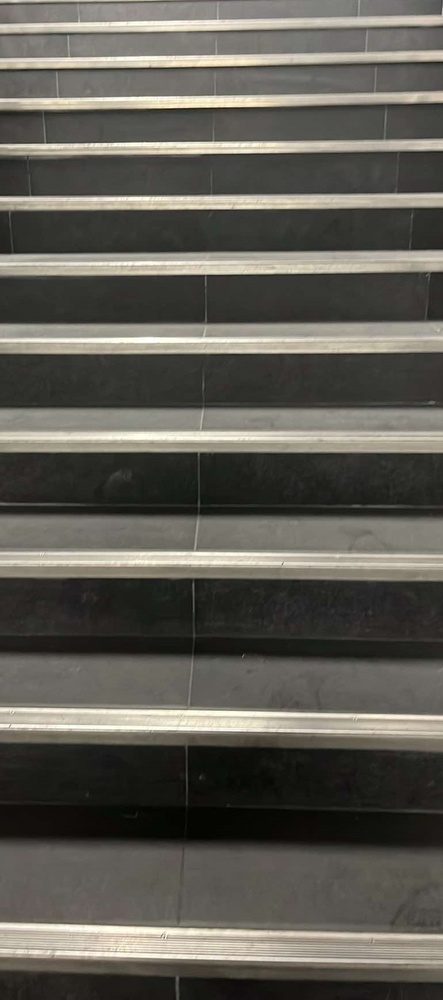
#> input picture data/raw/Groupe1_Image1.jpg, 443 x 1000 px, shrunk from 771 x 1739 before the run
$ python -i gaussian.py   (imports and definitions only)
#> lines starting #> are read from the running program, lines starting #| are printed output that depends on the picture
#> further down, picture is the input picture: shape (1000, 443, 3); mean B, G, R 84.5, 92.3, 94.8
# src/preprocessing/gaussian.py
import cv2
import numpy as np

def preprocess_gaussian(image):
    """Convertit en niveaux de gris et applique un flou gaussien"""
    gray = cv2.cvtColor(image, cv2.COLOR_BGR2GRAY)
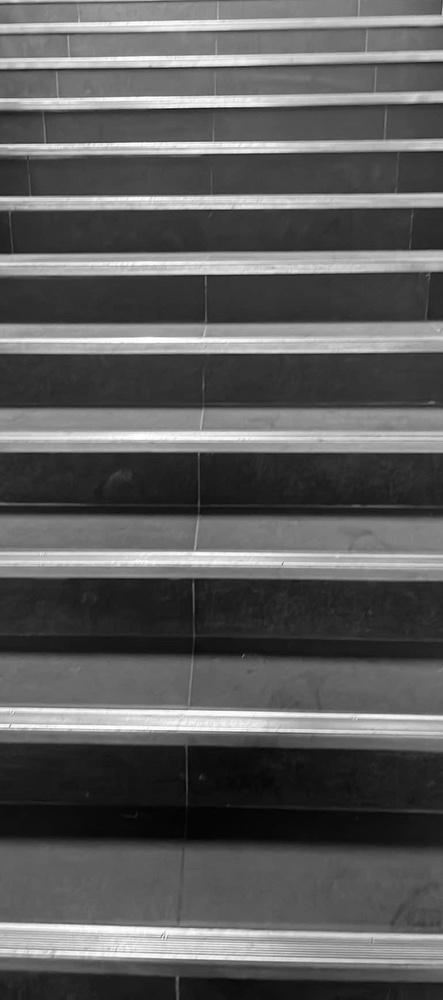
#> gray: shape (1000, 443); min 1, max 255, mean 92.1
    blurred = cv2.GaussianBlur(gray, (5, 5), 0)
    edges = cv2.Canny(blurred, 50, 150)
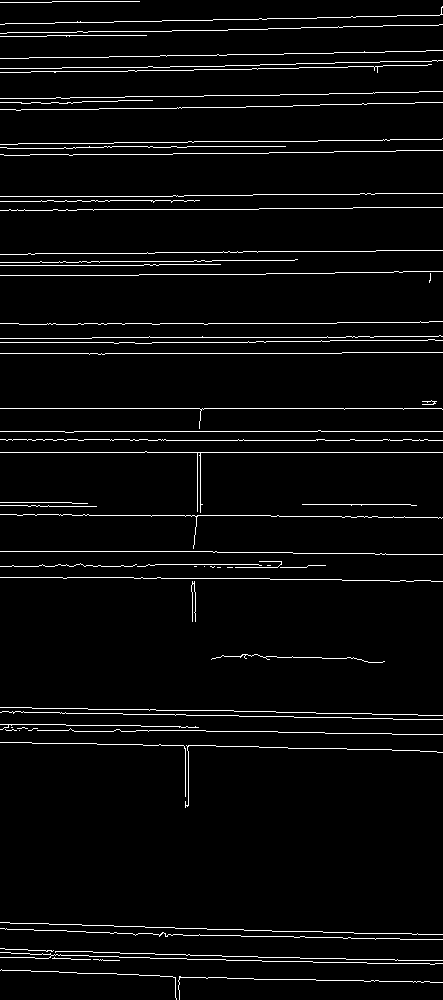
#> edges: shape (1000, 443); 4% white in thin lines or dots
    return edges

>>> import cv2
>>> picture = cv2.imread('../../data/raw/Groupe1_Image1.jpg')
>>> result = preprocess_gaussian(picture)

$ run again, on data/raw/Groupe1_Image10.jpg
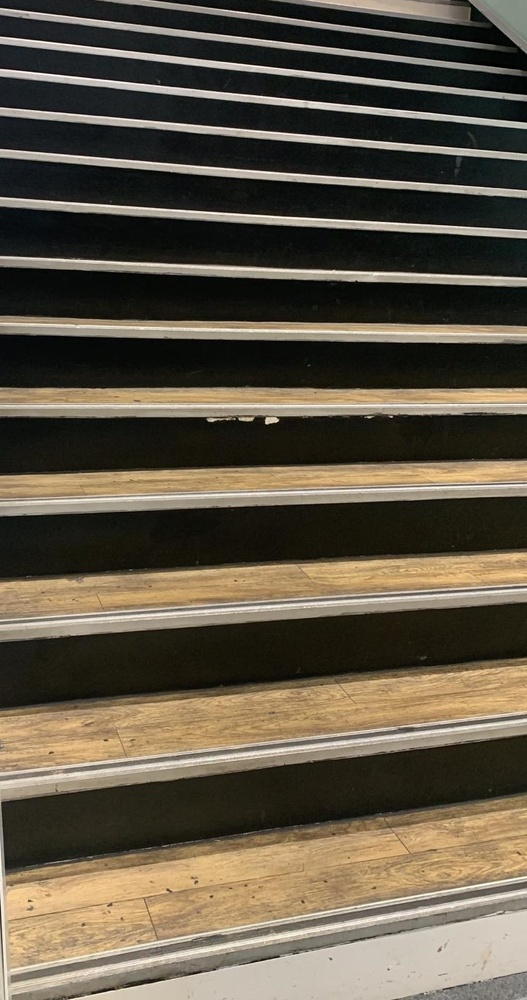
#> input picture data/raw/Groupe1_Image10.jpg, 527 x 1000 px, shrunk from 732 x 1388 before the run
#> picture is the input picture: shape (1000, 527, 3); mean B, G, R 70.2, 86.2, 95.3
#> in preprocess_gaussian, `gray = cv2.cvtColor(image, cv2.COLOR_BGR2GRAY)`:
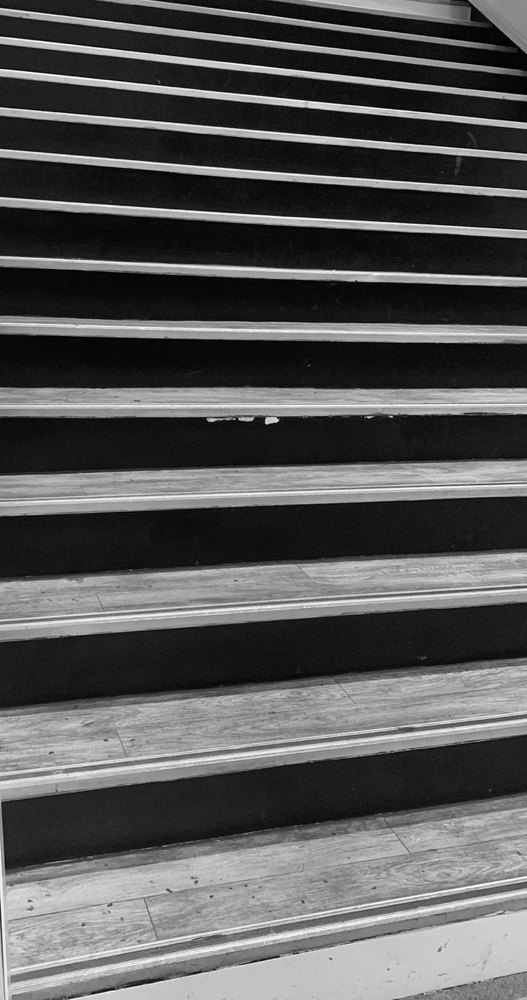
#> gray: shape (1000, 527); min 0, max 254, mean 87.1
#> in preprocess_gaussian, `edges = cv2.Canny(blurred, 50, 150)`:
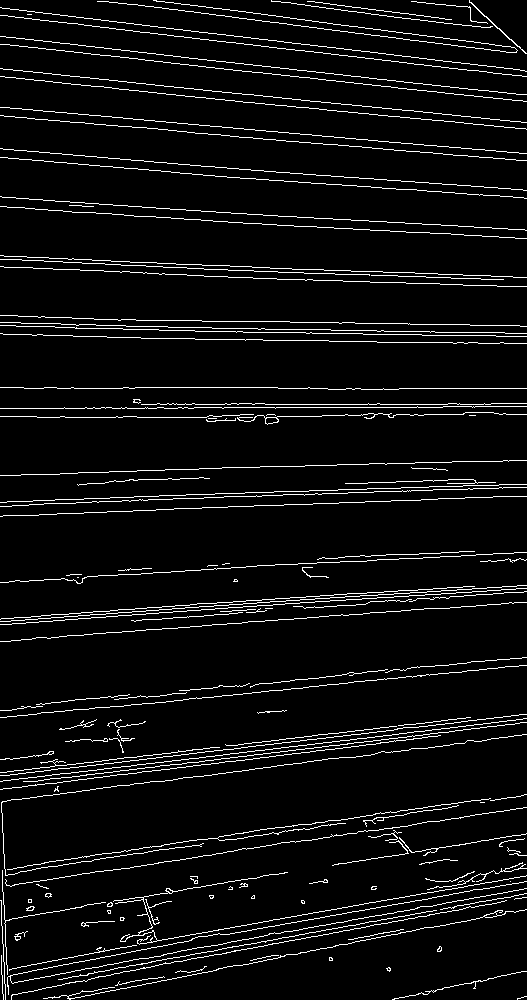
#> edges: shape (1000, 527); 5.8% white in thin lines or dots

$ run again, on data/raw/Groupe1_Image2.jpg
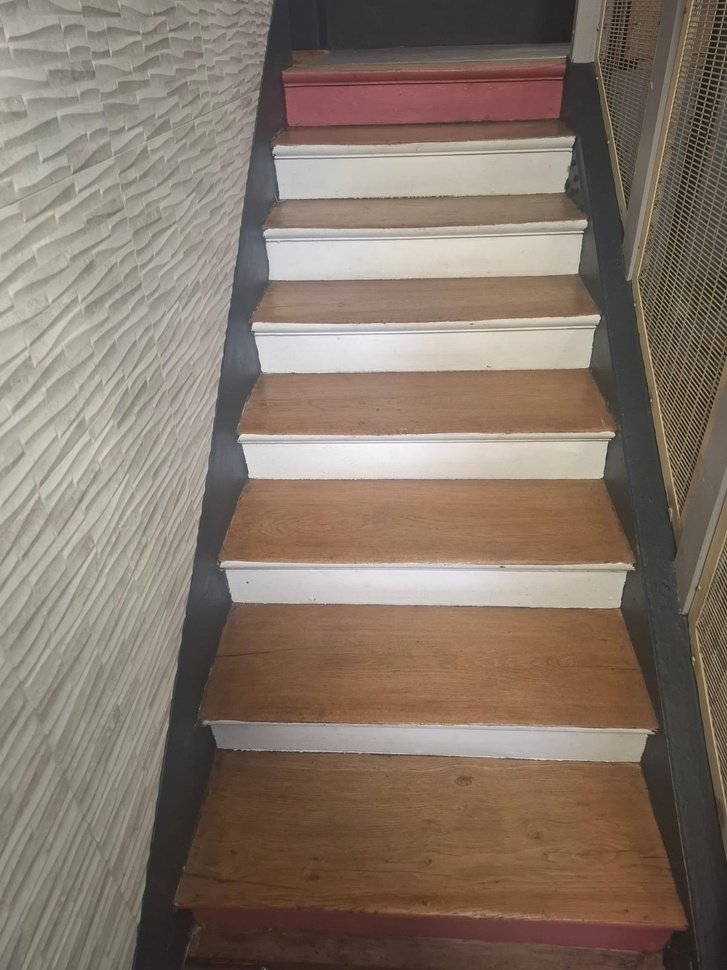
#> input picture data/raw/Groupe1_Image2.jpg, 727 x 970 px, shrunk from 1200 x 1600 before the run
#> picture is the input picture: shape (970, 727, 3); mean B, G, R 105.4, 118.3, 133.1
#> in preprocess_gaussian, `gray = cv2.cvtColor(image, cv2.COLOR_BGR2GRAY)`:
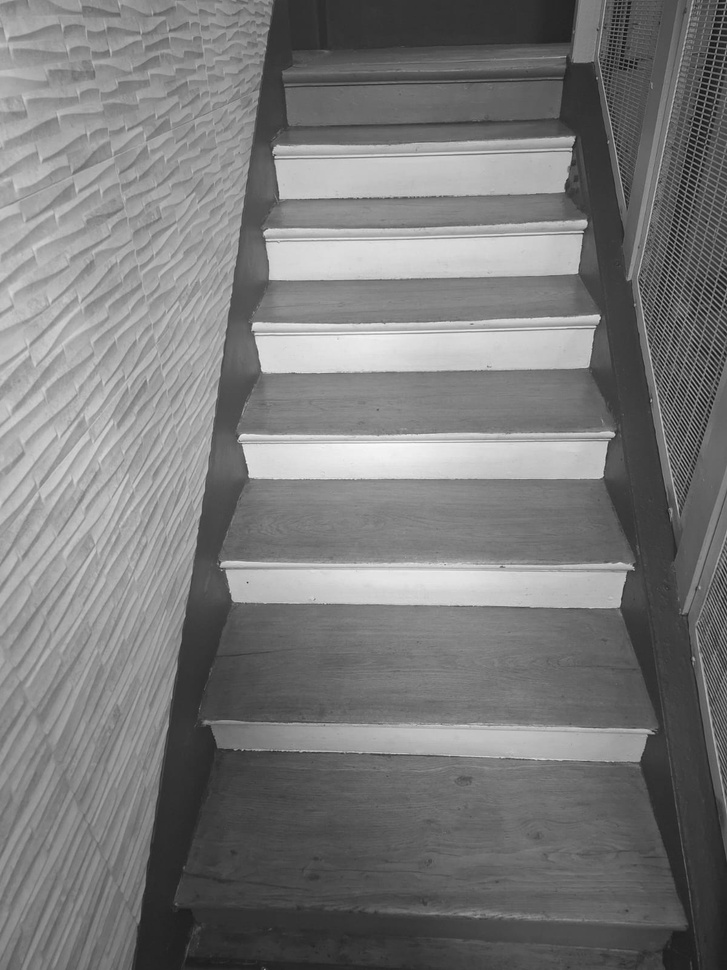
#> gray: shape (970, 727); min 8, max 253, mean 121.3
#> in preprocess_gaussian, `edges = cv2.Canny(blurred, 50, 150)`:
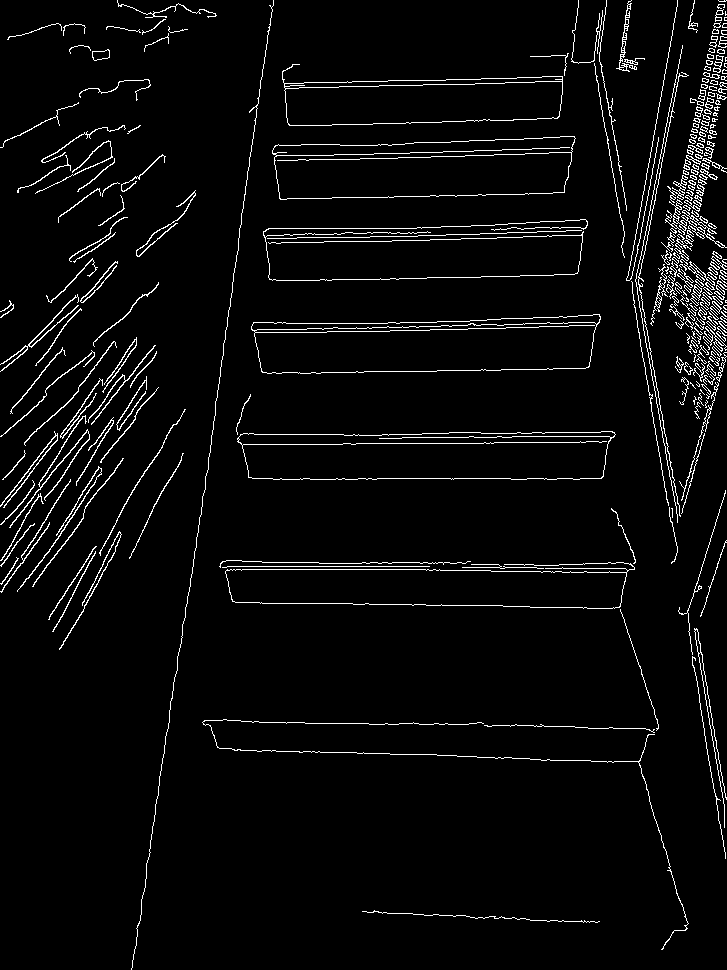
#> edges: shape (970, 727); 3.9% white in thin lines or dots

$ run again, on data/raw/Groupe1_Image3.jpg
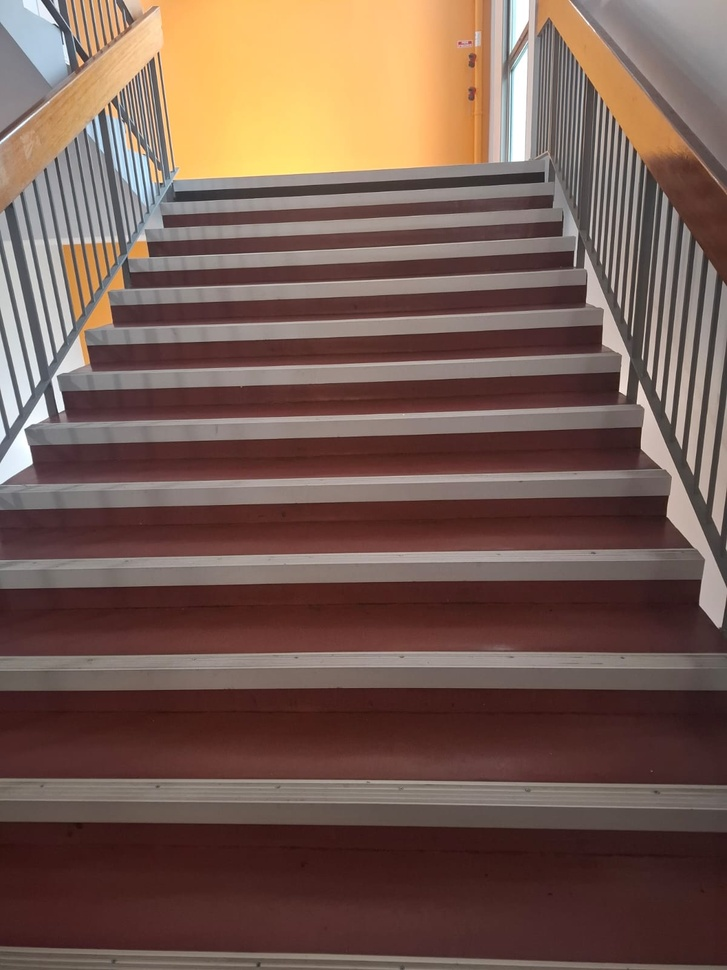
#> input picture data/raw/Groupe1_Image3.jpg, 727 x 970 px, shrunk from 1200 x 1600 before the run
#> picture is the input picture: shape (970, 727, 3); mean B, G, R 81.8, 92, 118.2
#> in preprocess_gaussian, `gray = cv2.cvtColor(image, cv2.COLOR_BGR2GRAY)`:
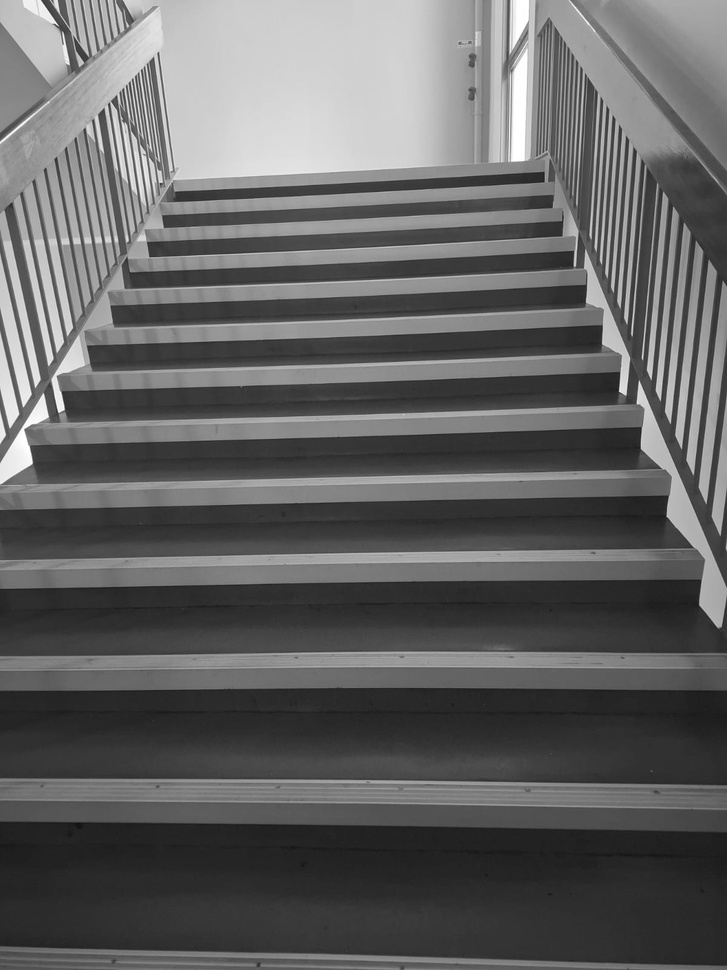
#> gray: shape (970, 727); min 16, max 255, mean 98.7
#> in preprocess_gaussian, `edges = cv2.Canny(blurred, 50, 150)`:
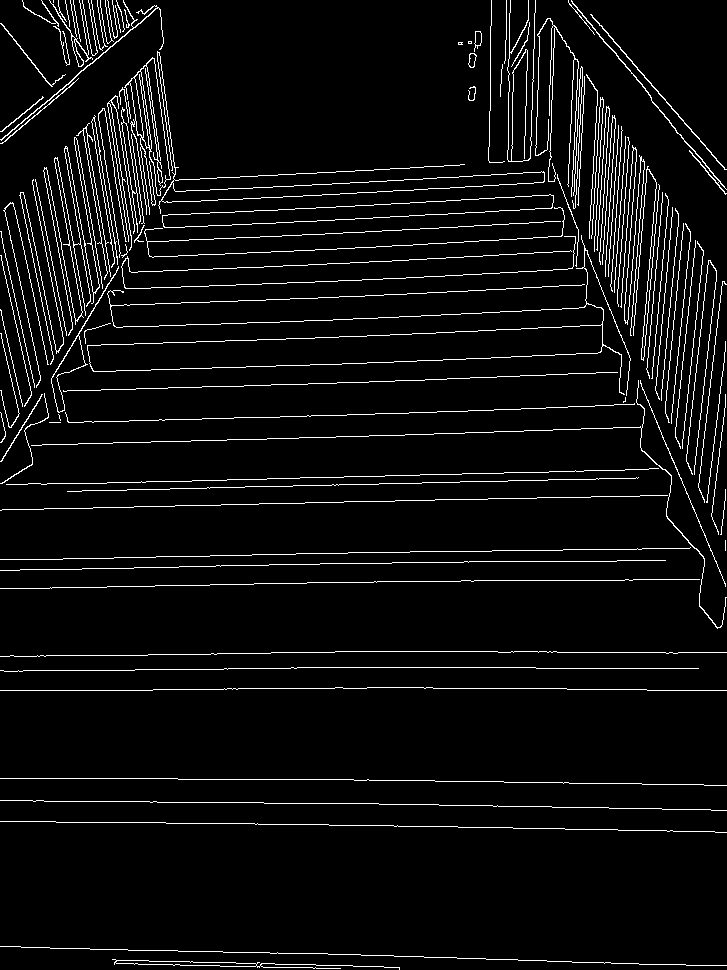
#> edges: shape (970, 727); 5.1% white in thin lines or dots
